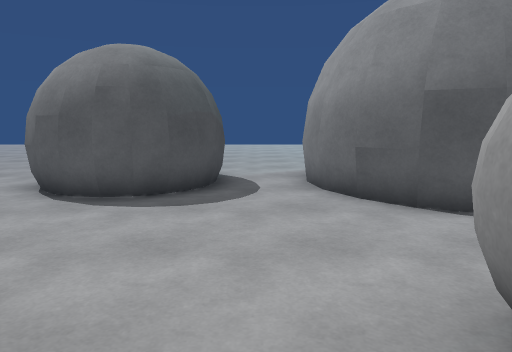
View 1 (above)

18 first-person views from a walk through a scene from a Unity 3-D project. The camera is 1.4 m above the floor, tilts 8° down and sees 70° across. The floor is counted in squares, 1 m on a side. Each view is taken from the middle of a square. On the plan, view 1 faces up. The plan holds only what a view shows up to about 16 squares ahead; the rest is blank. The place goes on beyond the plan.

View 2
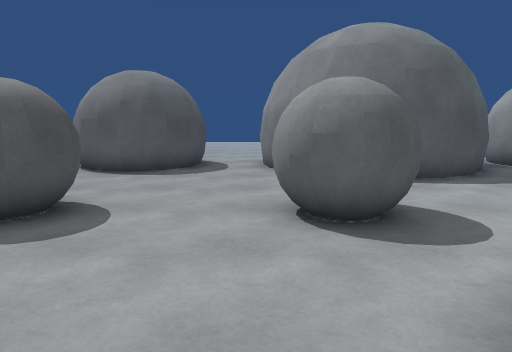

View 3
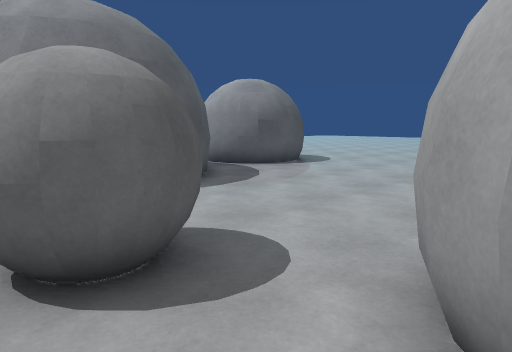

View 4
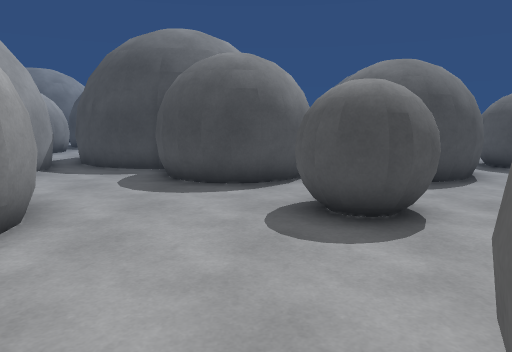

View 5
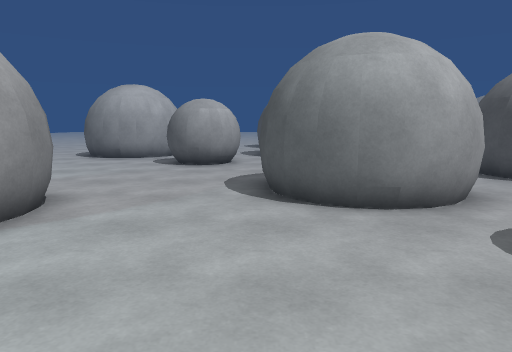

View 6
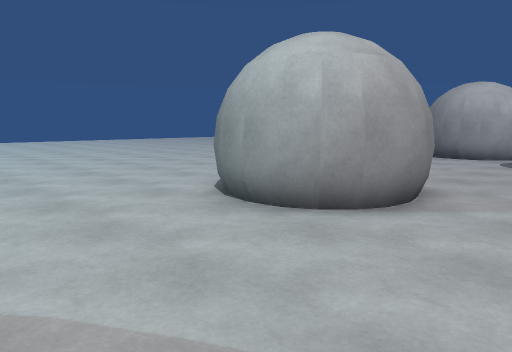

View 7
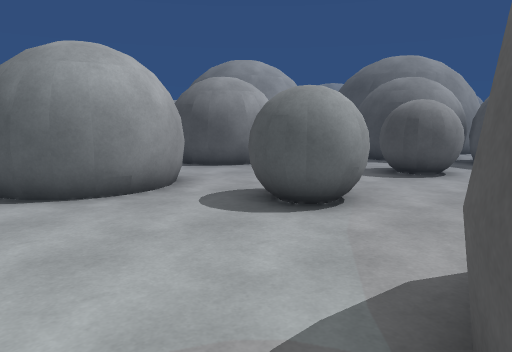

View 8
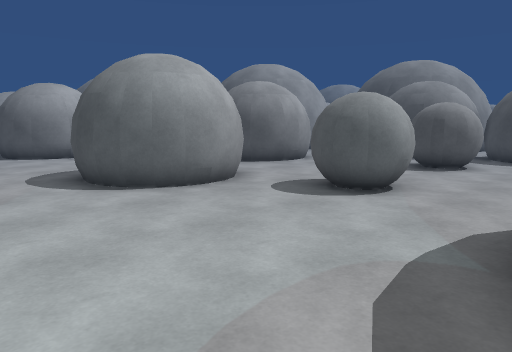

View 9
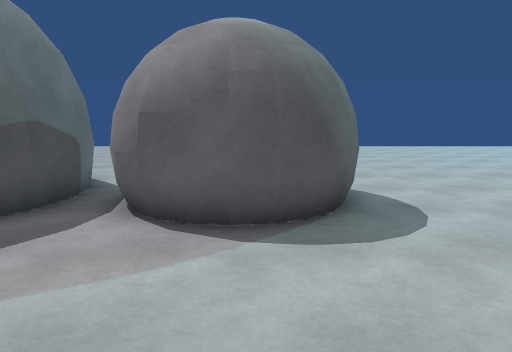

View 10
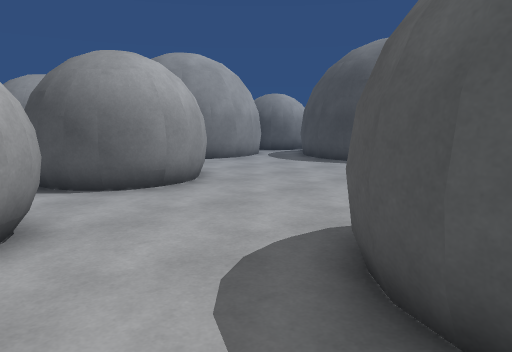

View 11
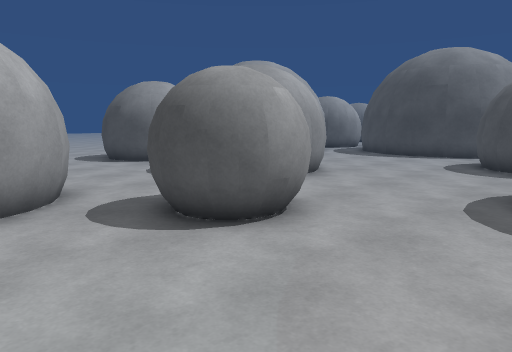

View 12
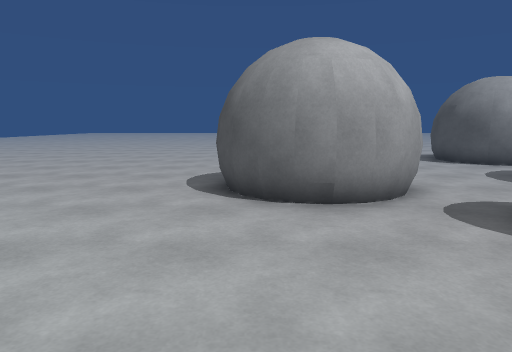

View 13
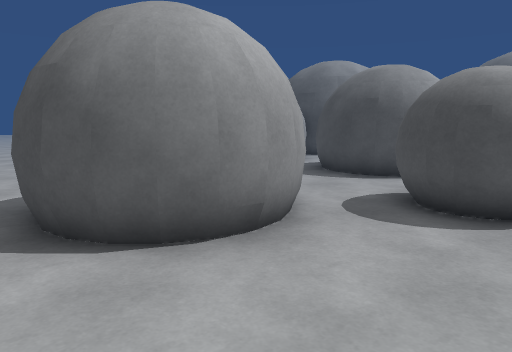

View 14
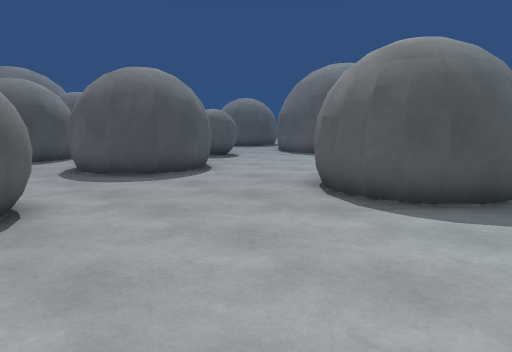

View 15
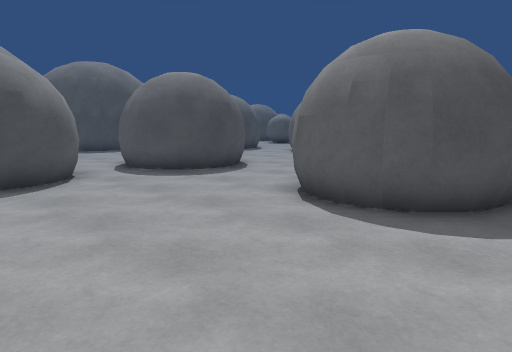

View 16
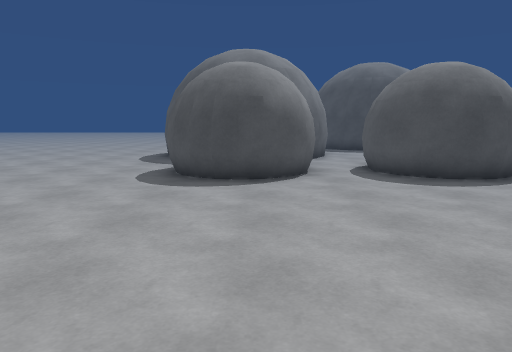

View 17
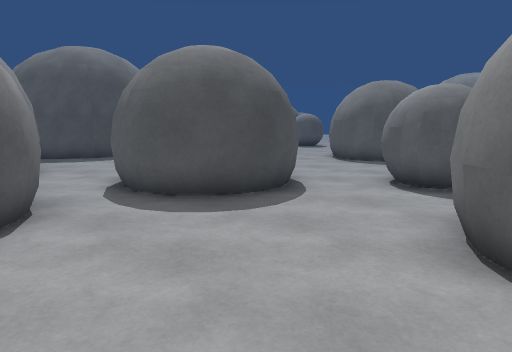

View 18
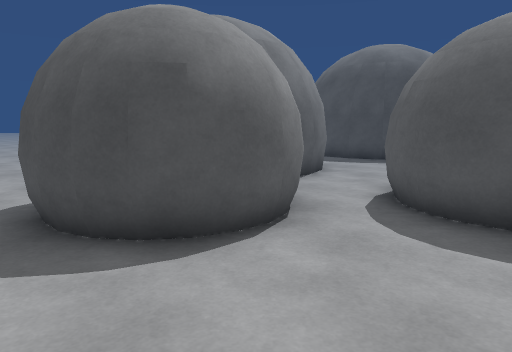

### Floor plan
Key: @ floor where view 1 was taken; # wall or solid block; x gap in a wall; . floor; T thing the floor can be seen under or through; O other object.
Columns run from 11 left of view 1 to 16 right of it. Each row starts with its distance up from view 1.
 15           ....
 14           ....            ..
 13   ..      ....            ..
 12    .      ....            ..
 11    ..     ...             ..
 10     ..     .       #.#    ..
  9      .    #.#      #x#    ..
  8  ### .## ##.##     #.#  ##..
  7   .....###...##   ##.####...
  6     #.........#####........
  5     ##......................
  4      #......................
  3     ##..O....OO.............
  2    ##.. OO..OOO.............
  1     ##. OO...OO.......####..
  0      #.....@..........#    .
 -1      #........####....#  ##.
 -2     ##........#  ##...####.
 -3   ###....##...#  ##....##..
 -4   #.....####..## ##........
 -5  ##....    ##..###.........
 -6  #...      # ...............
 -7 ####      ##................
 -8        #...........TTT......
 -9        #...........T T......
-10        #.......##..TTT.TT...
-11        #......####....TTT#..
-12        #......   ##...T  ##.
-13       ##......   ##...#  ##.
-14       #....... ###....####..
-15          ###....x...........
-16            ##.. #...........
-17               ####..........
-18                  ##.........
-19                  ##.......
-20                 ##........ .

Positions as (right, up) in squares from view 1, and headings:
1: (0, 0), facing up
2: (1, -4), facing up
3: (1, -2), facing up-right
4: (3, 0), facing left
5: (7, 5), facing down
6: (8, 6), facing down-right
7: (8, 6), facing down-left
8: (10, 6), facing down-left
9: (12, 2), facing up
10: (9, -3), facing down-left
11: (13, -4), facing down-left
12: (14, -4), facing down
13: (16, -7), facing down-left
14: (16, -9), facing up-left
15: (16, -20), facing up-left
16: (16, -18), facing left
17: (12, -18), facing up-left
18: (11, -17), facing left
